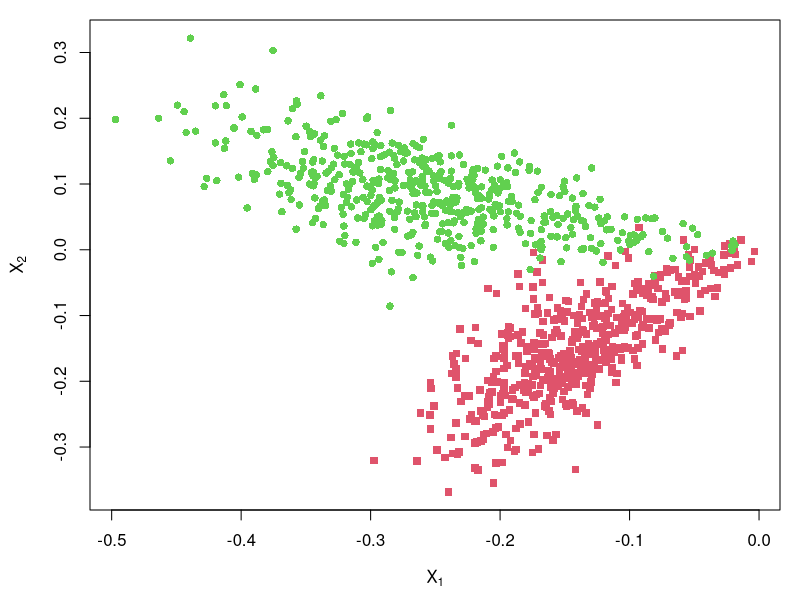
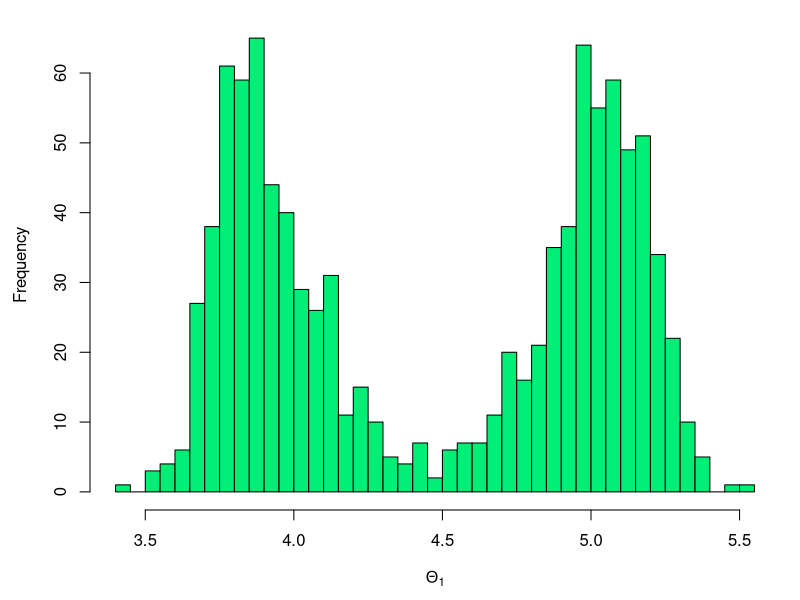
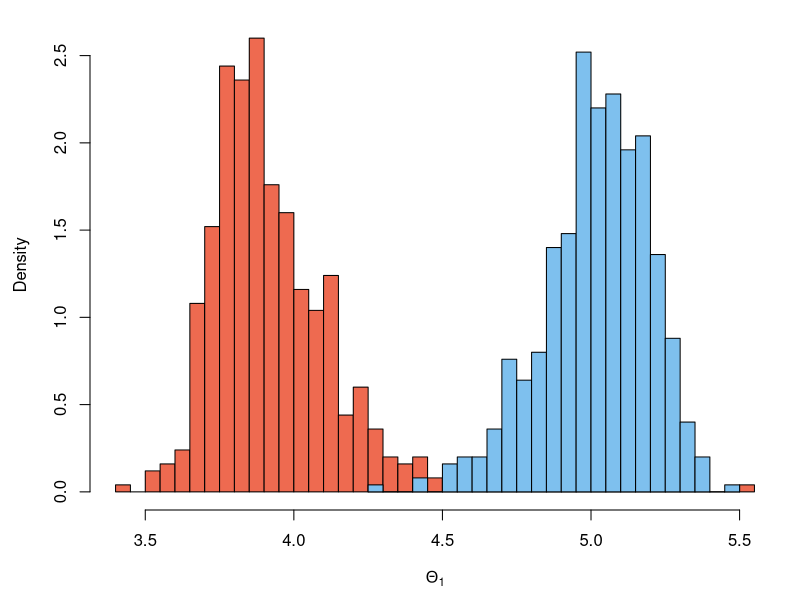
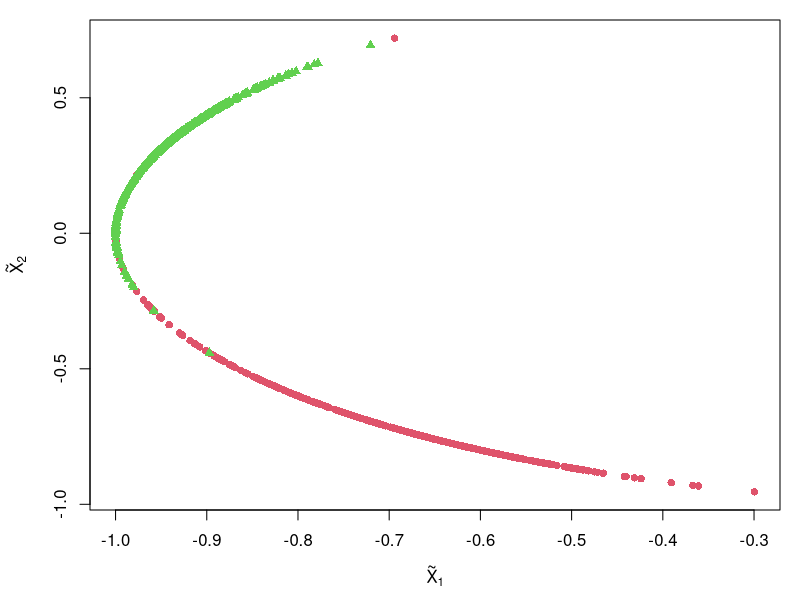

Recreate these plots in R, in order.
#' @title   Reproduces data for Figure 2a
#' @author  Francesco Sanna Passino

## Simulation DCSBM
set.seed(111)
n = 1000
A = matrix(0,nrow=n,ncol=n)
B = matrix(c(0.1,0.05,0.05,0.15),byrow=TRUE,nrow=2,ncol=2)
set.seed(1771)
z = c(rep(1,500),rep(2,500))
rho = rbeta(n=n,shape1=2,shape2=1)
for(i in 1:(n-1)){
  for(j in (i+1):n){
    A[i,j] = rbinom(size=1,n=1,prob=rho[i] * rho[j] * B[z[i],z[j]])
    A[j,i] = A[i,j] 
  }
}

## 2-dimensional ASE
s = eigen(A)
X = s$vectors[,1:2] %*% diag(sqrt(s$values[1:2]))
X = X[rowSums(A) > 0,]
z = z[rowSums(A) > 0]

## Plot of the 2-dimensional ASE
par(mar=c(4.5,4.5,1,1))
plot(X[,1],X[,2], pch=(15:18)[z], col=z+1, xlab=expression(X[1]), ylab=expression(X[2]))

## Calculate spherical coordinates
cart_to_pol = function(x){
  pol_coor = matrix(nrow=nrow(x),ncol=ncol(x)-1)
  for(i in 1:nrow(x)){
    q = acos(x[i,2] / norm(x[i,1:2],type='2'))
    if(x[i,1] >= 0){
      pol_coor[i,1] = q
    } else {
      pol_coor[i,1] = 2*pi - q
    }
    if(ncol(x) > 2){
      for(j in 2:(ncol(x)-1)){
        pol_coor[i,j] = 2 * acos(x[i,j+1] / norm(x[i,1:(j+1)],type='2'))
      }
    }
  }
  return(pol_coor)
}

## Spherical coordinates
theta = cart_to_pol(X)
hist(theta[,1], breaks=50, c='SpringGreen2', main='', xlab=expression(Theta[1]))
hist(theta[z==1,1], breaks=50, freq=FALSE, c='Coral2', main='', xlab=expression(Theta[1]))
hist(theta[z==2,1], breaks=30, freq=FALSE, add=TRUE, c='SkyBlue2')

## Normalise
X_tilde = t(scale(t(X),center=FALSE,scale=apply(X,MARGIN=1,FUN=norm,type='2')))
plot(X_tilde[,1], X_tilde[,2], col=z+1, xlab=expression(tilde(X)[1]), ylab=expression(tilde(X)[2]), pch=c(16,17)[z])
